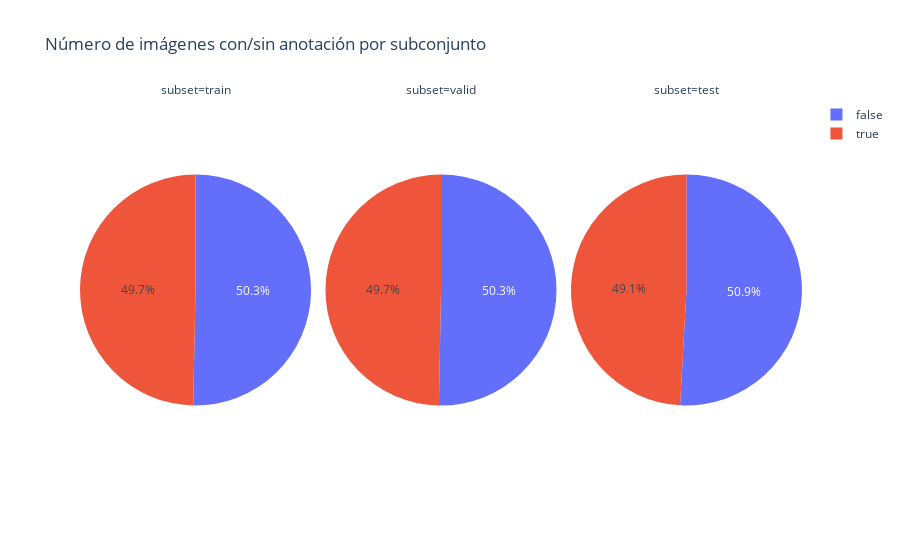

This figure's notebook cell:
### Code cell
fig = px.pie(
    df.drop_duplicates(["name"]).groupby("subset", observed=True)["class"]\
        .apply(lambda x: x.notna().value_counts()).reset_index().sort_values("class", ascending=False),
    names="test",
    values="class",
    labels={"test": "¿Tiene anotaciones?", "class": "Número de imágenes"},
    title="Número de imágenes con/sin anotación por subconjunto",
    facet_col="subset"
)
fig.update_xaxes(tickvals=[True, False], ticktext=["Sí", "No"])
fig.show()

### Figure 1 — Plotly figure (JSON) as saved in the notebook; plotly's stock layout.template omitted (floating-point values rounded to 4 significant figures)
{"data": [{"domain": {"x": [0, 0.32], "y": [0, 1]}, "hovertemplate": "subset=train<br>¿Tiene anotaciones?=%{label}<br>Número de imágenes=%{value}<extra></extra>", "labels": [false, true], "legendgroup": "", "name": "", "showlegend": true, "type": "pie", "values": [1827, 1804]}, {"domain": {"x": [0.34, 0.66], "y": [0, 1]}, "hovertemplate": "subset=valid<br>¿Tiene anotaciones?=%{label}<br>Número de imágenes=%{value}<extra></extra>", "labels": [false, true], "legendgroup": "", "name": "", "showlegend": true, "type": "pie", "values": [175, 173]}, {"domain": {"x": [0.68, 1.0], "y": [0, 1]}, "hovertemplate": "subset=test<br>¿Tiene anotaciones?=%{label}<br>Número de imágenes=%{value}<extra></extra>", "labels": [false, true], "legendgroup": "", "name": "", "showlegend": true, "type": "pie", "values": [86, 83]}], "layout": {"annotations": [{"font": {}, "showarrow": false, "text": "subset=train", "x": 0.16, "xanchor": "center", "xref": "paper", "y": 1, "yanchor": "bottom", "yref": "paper"}, {"font": {}, "showarrow": false, "text": "subset=valid", "x": 0.5, "xanchor": "center", "xref": "paper", "y": 1, "yanchor": "bottom", "yref": "paper"}, {"font": {}, "showarrow": false, "text": "subset=test", "x": 0.84, "xanchor": "center", "xref": "paper", "y": 1, "yanchor": "bottom", "yref": "paper"}], "legend": {"tracegroupgap": 0}, "title": {"text": "Número de imágenes con/sin anotación por subconjunto"}, "xaxis": {"ticktext": ["Sí", "No"], "tickvals": [true, false]}}}
